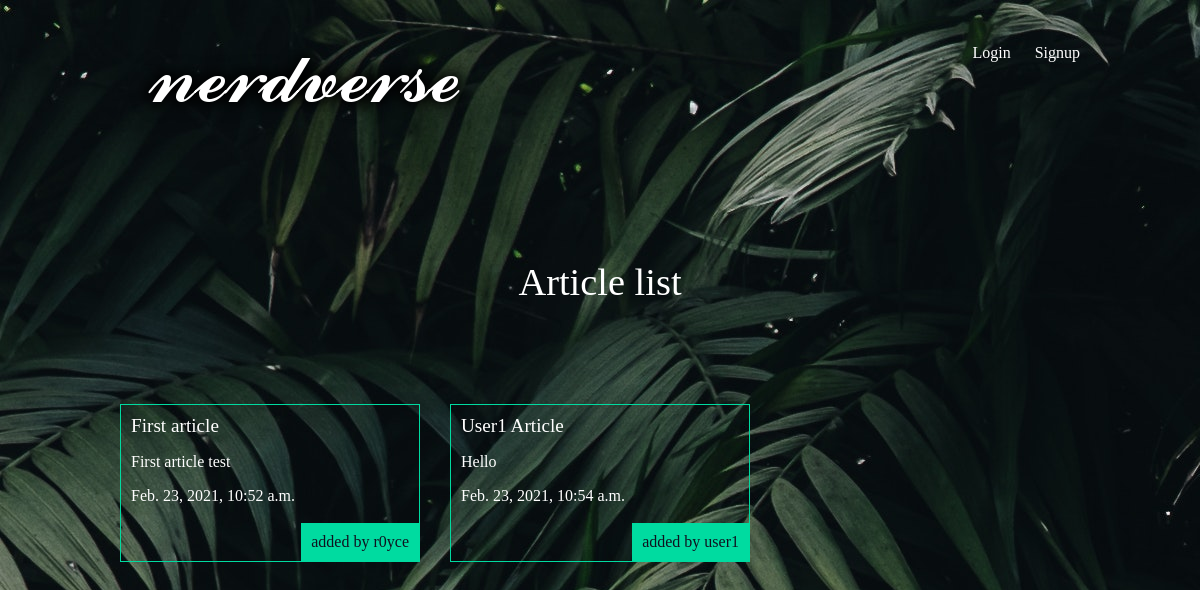
The app's page /articles/ with its own data.
### articles/models.py (models this page shows, shortened)
class Article(models.Model):
    title = models.CharField(max_length=70)
    body = models.TextField()
    author = models.ForeignKey(User, default=None,on_delete=models.CASCADE)
    date = models.DateTimeField(auto_now_add=True)
    slug = models.SlugField()
    thumb = models.ImageField(default='default.png',blank=True)
    def snippet(self):
        if len(self.body) > 50:
            return self.body[:50] + '...'
        else:
            return self.body

### articles/views.py (the view)
# urls.py: path('', views.articles_list, name="list"),
def articles_list(request):
    articles = Article.objects.all().order_by('date')
    return render(request,'articles/articles_list.html',{'articles': articles})

### articles/templates/articles/articles_list.html
{% extends 'base_layout.html' %}
{% block content %}
   <h1>Article list</h1>
    <div class="articles">
        {% for article in articles %}
            <div class="article">
                <h2><a href="{% url 'articles:detail' article.slug %}">{{article.title}}</a></h2>
                <p>{{article.snippet}}</p>
                <p>{{article.date}}</p>
                <p class="author">added by {{article.author.username}}</p>
            </div>
            {% endfor %}
        </div>
{% endblock %}

### assets/styles.css (style rules this page uses)
body { background-color: #0f121f; background-image: url(/static/background.jpg); background-repeat-y: no-repeat; color: #fff; }
body * { font-family: Ubuntu; }
h1, h2, h3, h4, h5 { font-weight: normal; margin: 0; }
a, a:hover, a:visited { color: #fff; text-decoration: none; }
div.wrapper > h1 { text-align: center; margin: 100px auto; font-size: 2.4em }
.articles { display: grid; grid-template-columns: 1fr 1fr 1fr; grid-gap: 30px; }
.article { padding: 10px; border: 1px solid #00dba0; position: relative; padding-bottom: 40px; }
.article h2 { font-size: 1.2em; }
.article .author { padding: 10px; background: #00dba0; position: absolute; right: 0; bottom: 0; margin: 0; color: #0f121f; }

### records on screen
Article: title "First article", snippet "First article test", date "Feb. 23, 2021, 10:52 a.m.", author.username "r0yce"
Article: title "User1 Article", snippet "Hello", date "Feb. 23, 2021, 10:54 a.m.", author.username "user1"
